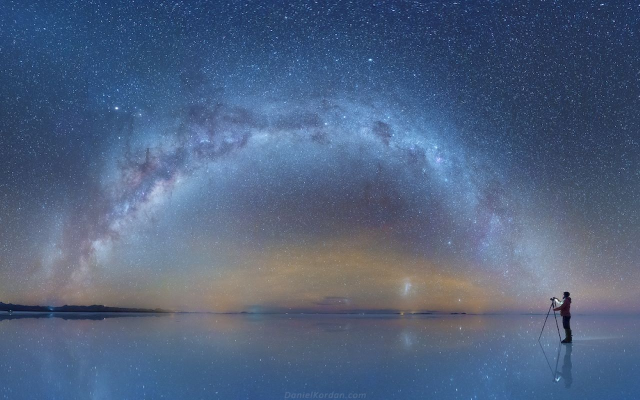
#> input picture Multiresolution Blending and Feathering/Input/res09.jpg, 1280 x 800 px, found by its file name (shown at 1/2 size)
$ python q3.py
#> lines starting #> are read from the running program, lines starting #| are printed output that depends on the picture
#> further down, target is the input picture: shape (800, 1280, 3); mean B, G, R 128.9, 98.8, 80.5
import cv2 as cv
import numpy as np
import matplotlib.pyplot as plt
import time


def make_laplacian_stack( image, size_of_stack, kernel_size, sigma,a):
    stack=[]

    for i in range(size_of_stack - 1):
        image2 = cv.GaussianBlur(image, (kernel_size, kernel_size),sigma)
        stack.append(image - image2)
        # cv.imwrite(f"laplacian{a}{i}.jpg",(stack[i].copy().astype('uint8')))

        image = image2
        sigma=sigma*2
    # image=cv.GaussianBlur(image, (kernel_size, kernel_size),sigma)
    stack.append(image)
    # cv.imwrite(f"laplacian{a}{size_of_stack-1}.jpg", stack[size_of_stack-1].copy().astype('uint8'))

    return stack


def make_gaussian_stack(image, size_of_stack, kernel_size, sigma):
    counter = 0
    stack=[]
    for i in range(size_of_stack):
        image2 = cv.GaussianBlur(image, (kernel_size, kernel_size), sigma)
        stack.append(image2)
        sigma=sigma*2
    return stack


def blend(source_image,target_image,source_mask,size_of_stack,kernel_size,sigma):
    source_laplacian_stack=make_laplacian_stack(source_image,size_of_stack,kernel_size,sigma,'src')
    target_laplacian_stack=make_laplacian_stack(target_image,size_of_stack,kernel_size,sigma,'tar')
    mask_gaussian_stack=make_gaussian_stack(source_mask,size_of_stack,kernel_size,sigma)
    composite_stack=[]
    for i in range(size_of_stack):
        # cv.imwrite(f"maskGaussian{i}.jpg", (mask_gaussian_stack[i].copy().astype('uint8')))
        new_mask=mask_gaussian_stack[i]/np.max(mask_gaussian_stack[i])
        composite=new_mask*source_laplacian_stack[i]+(1.0-new_mask)*target_laplacian_stack[i]
        composite_stack.append(composite)
        # cv.imwrite(f"composite{i}.jpg", (composite_stack[i].copy()))

    result_image=np.zeros_like(source_image,dtype='float64')

    for i in range(size_of_stack):
        result_image=result_image+composite_stack[i]


    return result_image


def q3(target,source_name,mask_name,target_point,size_of_stack,kernel_size,sigma,result):
#> called with source_name = 'res08.jpg', mask_name = 'city_mask2.png', target_point = (306, 0), size_of_stack = 5, kernel_size = 45, sigma = 2
    source_image=cv.imread(source_name)
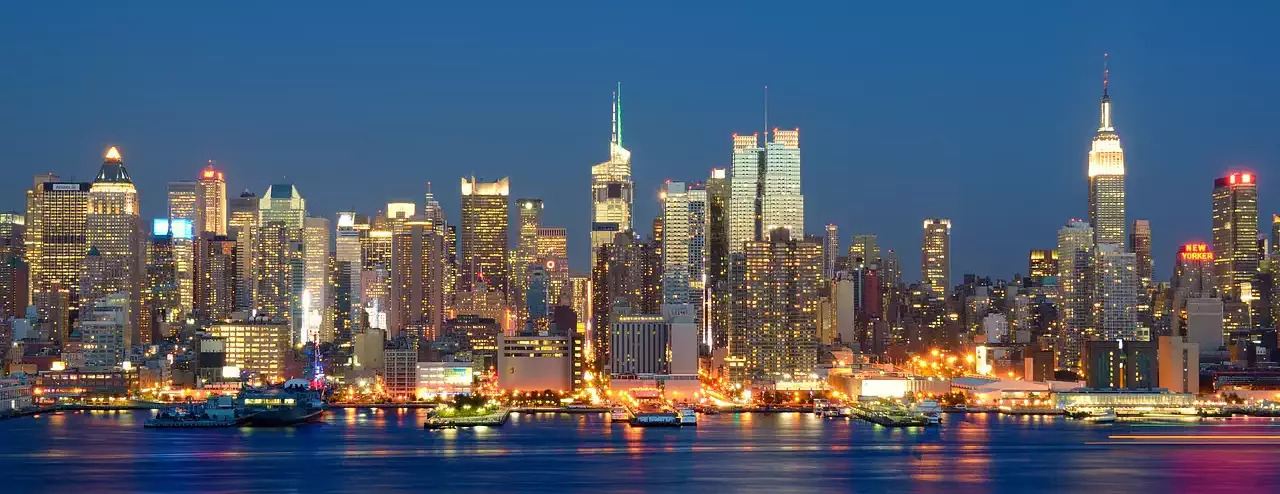
#> input picture Multiresolution Blending and Feathering/Input/res08.jpg, 1280 x 494 px, found by its file name
#> source_image is the input picture: shape (494, 1280, 3); mean B, G, R 108.8, 92.5, 82.5
    source_image=source_image.astype('float64')
    mask=cv.imread(mask_name)
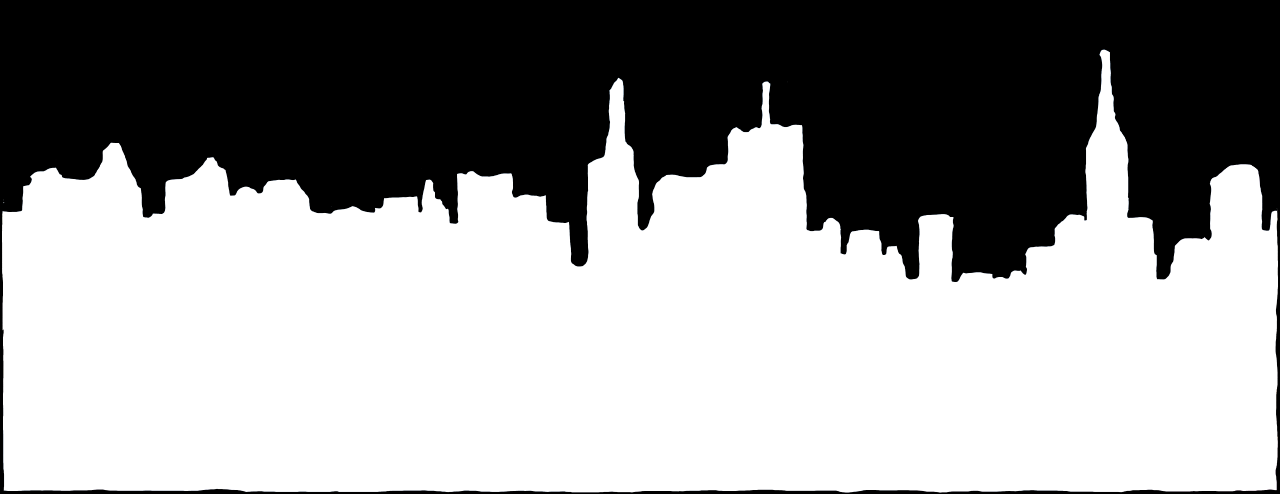
#> input picture Multiresolution Blending and Feathering/Input/city_mask2.png, 1280 x 494 px, found by its file name
#> mask is the input picture: shape (494, 1280, 3); mean B, G, R 151.6, 151.5, 151.5
    target_image=target.astype('float64')
    mask = mask.astype('float64')
    mask_white_index = np.where(mask > 0)
    target_top_left = target_point
    target_rect = target_image[target_top_left[0]:target_top_left[0] + source_image.shape[0],
                  target_top_left[1]:target_top_left[1] + source_image.shape[1]]

    result=result.astype('float64')
    result_rect = blend(source_image, target_rect, mask, size_of_stack, kernel_size, sigma)
#> after the loop in make_laplacian_stack, `for i in range(size_of_stack - 1):`:
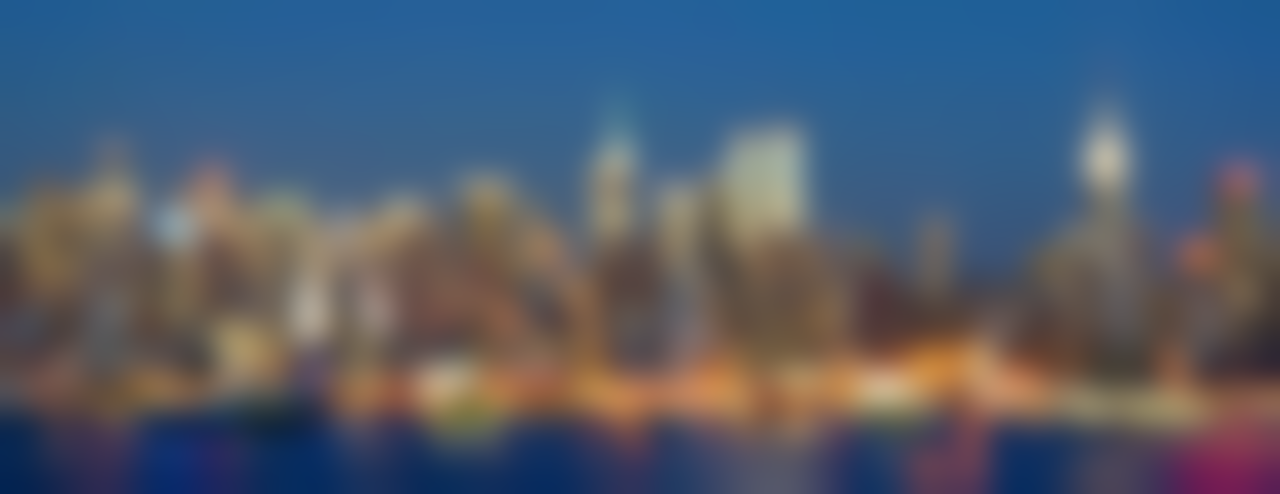
#> image: shape (494, 1280, 3) float64; mean B, G, R 108.8, 92.5, 82.5
#> after the loop in make_laplacian_stack, `for i in range(size_of_stack - 1):`: sigma = 32; stack = 4 items
#> in blend, `source_laplacian_stack=make_laplacian_stack(source_image,size_of_stack..`: source_laplacian_stack = 5 items
#> call 2 of make_laplacian_stack, with size_of_stack = 5, kernel_size = 45, sigma = 2, a = 'tar'
#> after the loop in make_laplacian_stack (call 2), `for i in range(size_of_stack - 1):`:
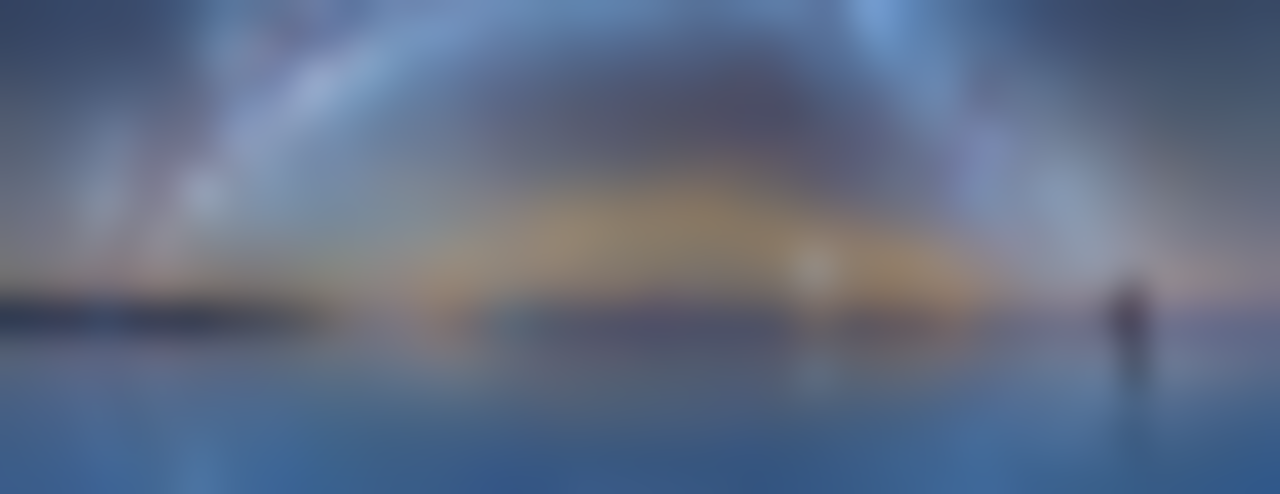
#> image: shape (494, 1280, 3) float64; mean B, G, R 132.5, 108.9, 96.1
#> after the loop in make_laplacian_stack (call 2), `for i in range(size_of_stack - 1):`: sigma = 32
#> in blend, `target_laplacian_stack=make_laplacian_stack(target_image,size_of_stack..`: target_laplacian_stack = 5 items
#> after the loop in make_gaussian_stack, `for i in range(size_of_stack):`: sigma = 64; stack = 5 items
#> the loop in blend, `for i in range(size_of_stack): # cv.imwrite(f"maskGaussian{i}.jpg", (m..` made 5 passes
#> pass 2, in blend, `composite=new_mask*source_laplacian_stack[i]+(1.0-new_mask)*target_lap..`:
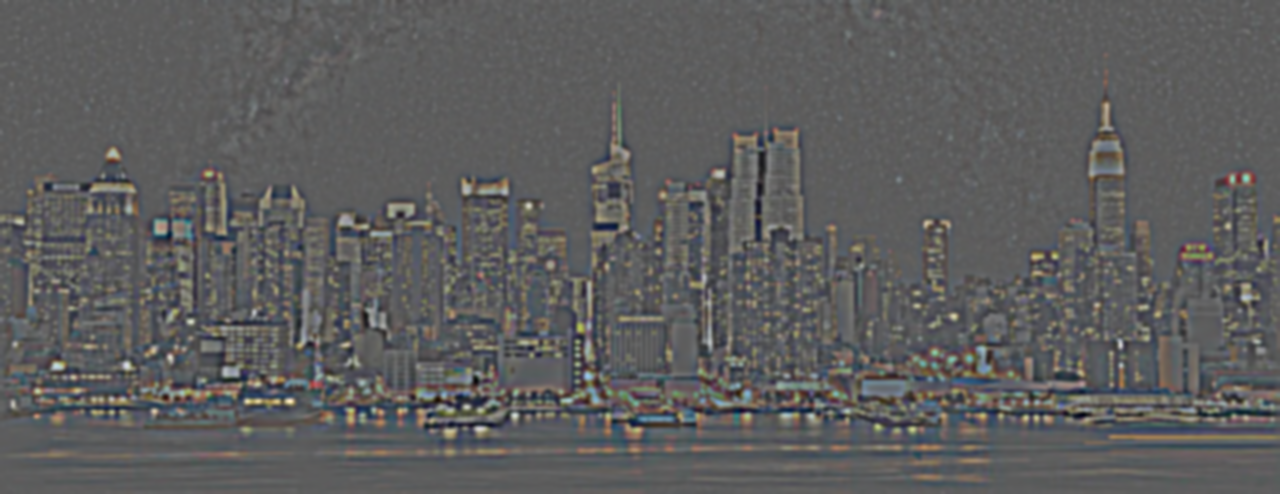
#> composite: shape (494, 1280, 3) float64; mean of channels 0, 1, 2 0, 0.1, 0.1; drawn with min black and max white
#> after the loop in blend, `for i in range(size_of_stack):`:
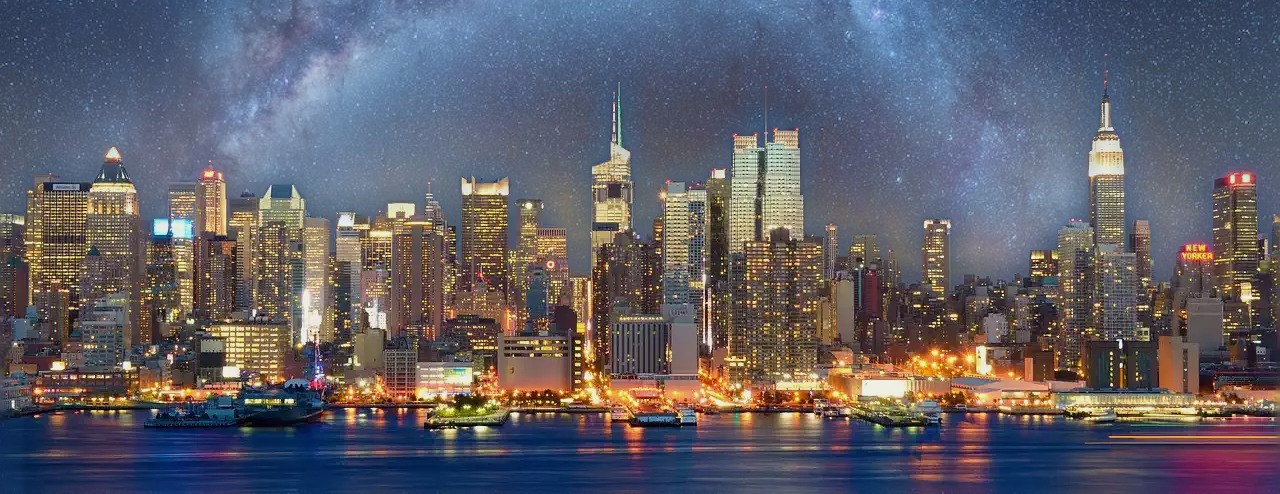
#> result_image: shape (494, 1280, 3) float64; mean of channels 0, 1, 2 108.6, 98.7, 100.4; drawn with min black and max white
    result[target_top_left[0]:target_top_left[0] + source_image.shape[0],
                target_top_left[1]:target_top_left[1] + source_image.shape[1]]=result_rect
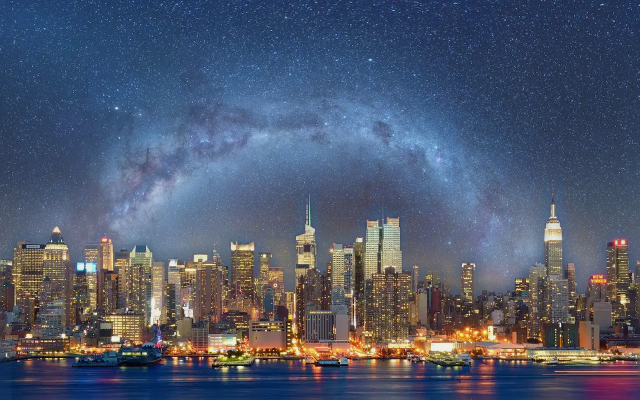
#> result: shape (800, 1280, 3) float64 (shown at 1/2 size); mean B, G, R 114.1, 92.5, 83.2; drawn with min black and max white


    return result


start_time=time.time()
target=cv.imread("res09.jpg")
# result=target.copy()
result=np.zeros_like(target)
result=np.copy(target)
result=result.astype('float64')
result=q3(target,"res08.jpg","city_mask2.png",(306,0),5,45,2,result)
# print(np.max(result))
# print(np.min(result))
result=np.clip(result,0,255)
result=result.astype('uint8')
cv.imwrite("res10.jpg",result)
print(time.time()-start_time)
